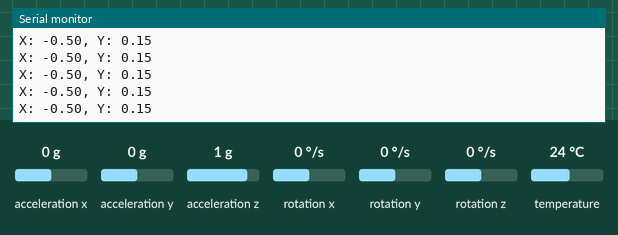
Recording of a sketch running on a simulated Arduino Leonardo, built with avr-gcc and run on an emulated ATmega32U4. On the bench: the last lines printed to the serial monitor. The test bench sets the inputs (shaded band); at power-on: acceleration x 0 g, acceleration y 0 g, acceleration z 1 g, rotation x 0 °/s, rotation y 0 °/s, rotation z 0 °/s, temperature 24 °C. USB keyboard and mouse output is not drawn.

Above: at 1.3 s.
1.4 s: acceleration x set to -1.4 g
At 2.2 s:
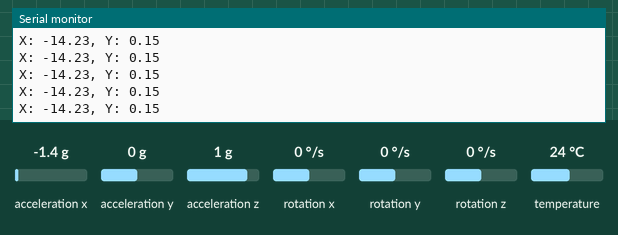
2.9 s: acceleration y set to -1.4 g
At 3.8 s:
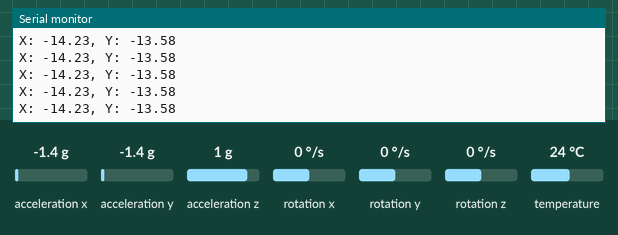
5.9 s: acceleration x set to -0.8 g
At 6.8 s:
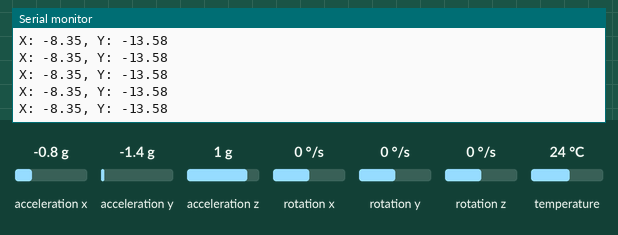
Timing chart, 0 to 8.9 s (numbered marks = the images above; inputs shaded):
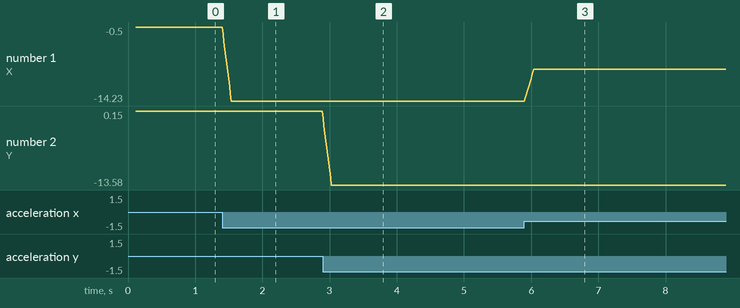

Measured:
- after the input at 1.4 s, the serial monitor: prints a new line at once (image 1)
- after the input at 2.9 s, the serial monitor: prints a new line at once (image 2)
- after the input at 5.9 s, the serial monitor: prints a new line at once (image 3)
- plotted number 1: -0.5 → -14.23 after the input at 1.4 s, -14.23 → -8.35 after the input at 5.9 s
- plotted number 2: 0.15 → -13.58 after the input at 2.9 s

The sketch:

Arduino_IMU_Read.ino
```cpp
#include <Adafruit_MPU6050.h>
#include <Adafruit_Sensor.h>
#include <Wire.h>
#include <Mouse.h>
#include <Smoothed.h>

//Initialize sensor object
Adafruit_MPU6050 mpu;

//Initialize smoothed object for data filtering
Smoothed<float>sensorX;
Smoothed<float>sensorY;

void setup(void) {

  //High baud rate needed for the sensor
  Serial.begin(115200);

  //Wait for serial connection
  while (!Serial) {
    delay(10);
  }

  // Try to initialize and loop infinitely if not
  if (!mpu.begin()) {
    Serial.println("Failed to find MPU6050 chip");
    while (1) {
      delay(10);
    }
  }

  //Set the ranges for accelerometer, gyroscope, and filter bandwidth settings
  mpu.setAccelerometerRange(MPU6050_RANGE_16_G);
  mpu.setGyroRange(MPU6050_RANGE_250_DEG);
  mpu.setFilterBandwidth(MPU6050_BAND_44_HZ);

  //Begin the mouse
  Mouse.begin();

  //Begin the smoothed reading object
  sensorX.begin(SMOOTHED_AVERAGE,10);
  sensorY.begin(SMOOTHED_AVERAGE,10);

  delay(100);
}

void loop() {

  // Get new sensor events with the readings
  sensors_event_t a, g, temp;
  mpu.getEvent(&a, &g, &temp);

  //Add sensor readings to the smoothed reading object
  sensorX.add(a.acceleration.x-0.5);
  sensorY.add(a.acceleration.y+0.15);

  //Print data
  Serial.print("X: ");
  Serial.print(sensorX.get());
  Serial.print(", Y: ");
  Serial.print(sensorY.get());
  Serial.println();

  //Mouse.move(sensorX.get(),sensorY.get());

  delay(10);
}
```
